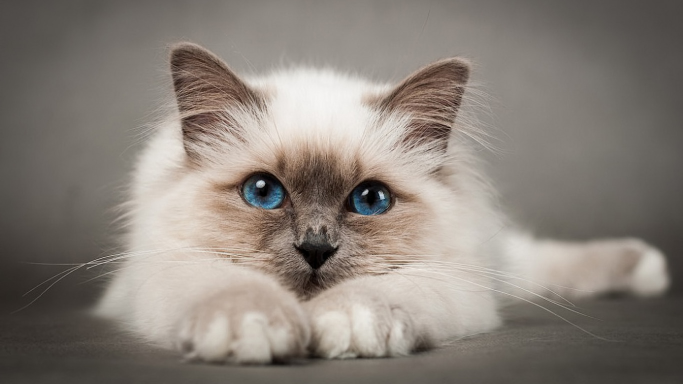
#> input picture cat.jpeg, 1366 x 768 px (shown at 1/2 size)
$ python Test.py
#> lines starting #> are read from the running program, lines starting #| are printed output that depends on the picture
from PIL import Image

img = Image.open("cat.jpeg").convert("L")
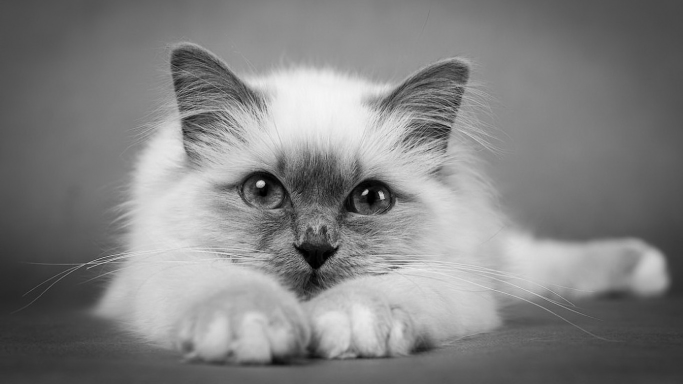
#> img: PIL image 1366x768 L (shown at 1/2 size); min 0, max 245, mean 130

# Обрезаем изображение
# im.crop((left, upper, right, lower))
# left, upper - координаты верхнего левого угла
# right, lower - координаты нижнего правого угла

img.crop((40, 30, 60, 50))  # обрежет изображение по координатам углов (40, 30) и (60, 50)
img.crop((40, 30, 60, 50)).resize((200, 200)).show()

# Рисуем на изображении
from PIL import ImageDraw

draw = ImageDraw.Draw(img)

# Рисуем линию
# ImageDraw.Draw.line(xy, fill=None, width=0, joint=None)
# xy – координаты начала и конца линии
# fill – цвет линии
# width – толщина линии
# joint – тип соединения линий. Возможные значения: “curve”, “none”, “miter”, “round”, “bevel”.

w, h = img.size
#> w = 1366; h = 768
draw.line((0, 0, w, h), fill=0)
draw.line((0, h, w, 0), fill=255, width=5)
img.show()
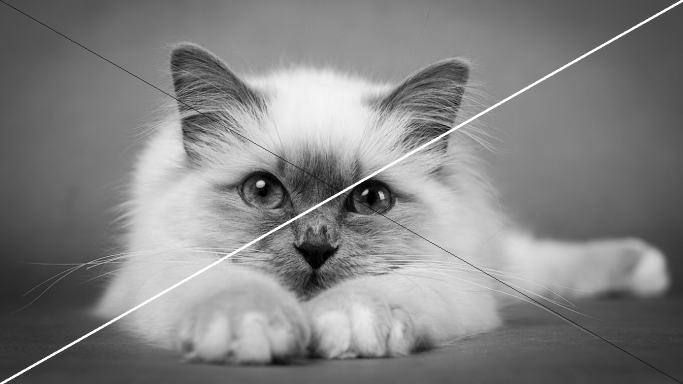
#> shown: PIL image 1366x768 L (shown at 1/2 size); min 0, max 255, mean 130.8

# Рисуем прямоугольник
# ImageDraw.Draw.rectangle(xy, fill=None, outline=None, width=0)
# xy – координаты верхнего левого и нижнего правого угла прямоугольника
# fill – цвет заливки
# outline – цвет границы
# width – толщина границы
#> (the run stopped early here; a loop or call above may not have finished)

$ run again, with dog.jpeg copied over cat.jpeg
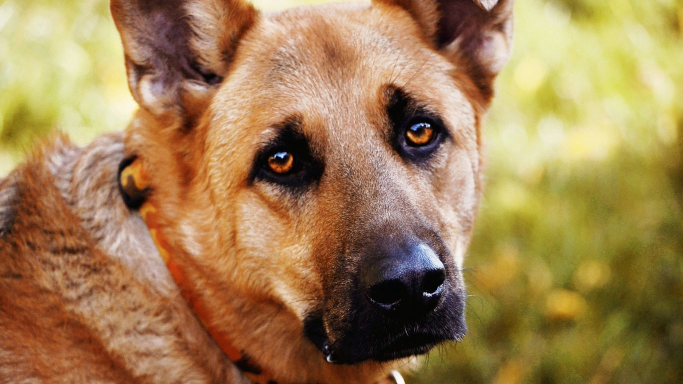
#> input picture dog.jpeg, 1366 x 768 px (shown at 1/2 size)
#> `img.crop((40, 30, 60, 50)).resize((200, 200)).show()`:
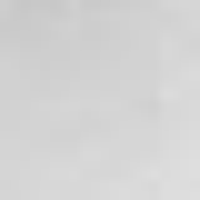
#> shown: PIL image 200x200 L; min 199, max 222, mean 211.5
#> `img.show()`:
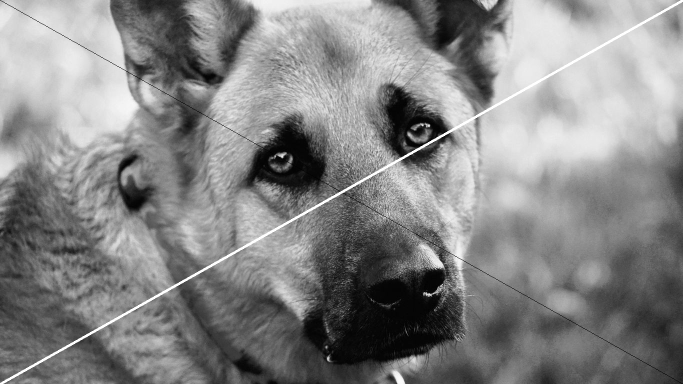
#> shown: PIL image 1366x768 L (shown at 1/2 size); min 0, max 255, mean 133.6

$ run again, with dog_filter.jpeg copied over cat.jpeg
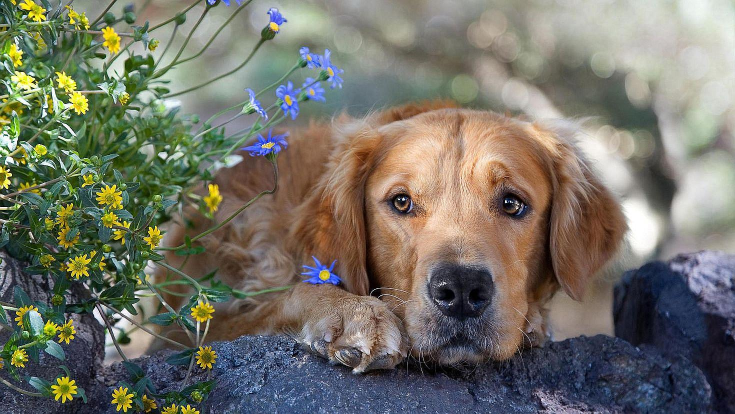
#> input picture dog_filter.jpeg, 1470 x 827 px (shown at 1/2 size)
#> `img.crop((40, 30, 60, 50)).resize((200, 200)).show()`:
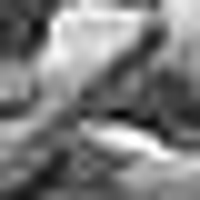
#> shown: PIL image 200x200 L; min 3, max 255, mean 124.5
#> `img.show()`:
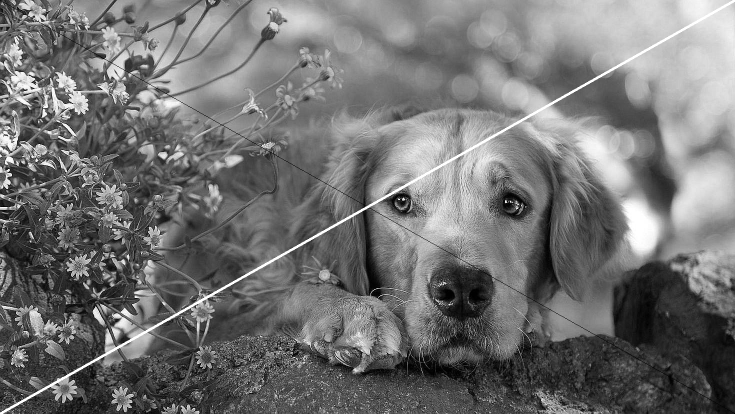
#> shown: PIL image 1470x827 L (shown at 1/2 size); min 0, max 255, mean 114.6
